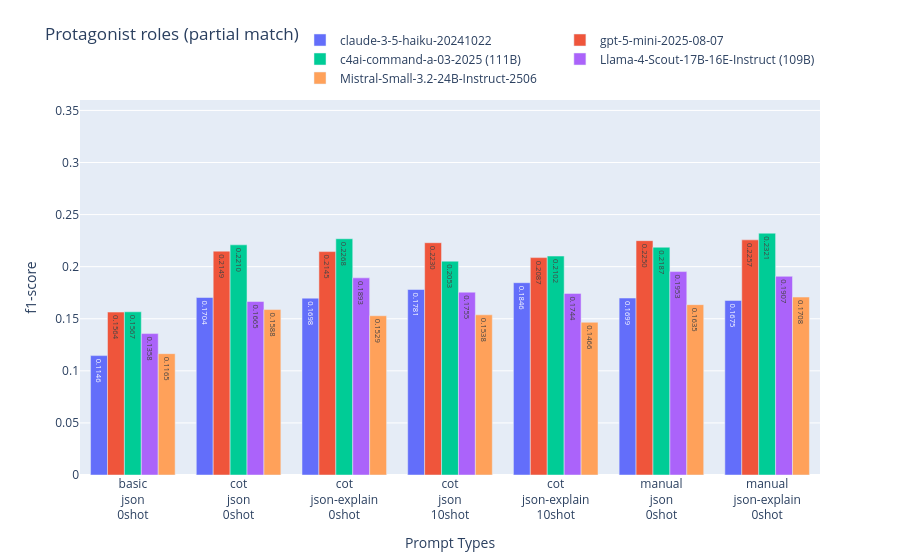

The notebook cell saved with this chart:
### Code cell
plot(
    scores['protagonists_role'], title="Protagonist roles",
    split='all', metric='f1-score', strategy="partial", ylim=[0, 0.36]
)

### Figure 1 — Plotly figure (JSON) as saved in the notebook; plotly's stock layout.template omitted (floating-point values rounded to 4 significant figures)
{"data": [{"name": "claude-3-5-haiku-20241022", "text": ["0.1146", "0.1704", "0.1698", "0.1781", "0.1846", "0.1699", "0.1675"], "type": "bar", "x": ["basic<br>json<br>0shot", "cot<br>json<br>0shot", "cot<br>json-explain<br>0shot", "cot<br>json<br>10shot", "cot<br>json-explain<br>10shot", "manual<br>json<br>0shot", "manual<br>json-explain<br>0shot"], "y": [0.1146, 0.1704, 0.1698, 0.1781, 0.1846, 0.1699, 0.1675]}, {"name": "gpt-5-mini-2025-08-07", "text": ["0.1564", "0.2149", "0.2145", "0.2230", "0.2087", "0.2250", "0.2257"], "type": "bar", "x": ["basic<br>json<br>0shot", "cot<br>json<br>0shot", "cot<br>json-explain<br>0shot", "cot<br>json<br>10shot", "cot<br>json-explain<br>10shot", "manual<br>json<br>0shot", "manual<br>json-explain<br>0shot"], "y": [0.1564, 0.2149, 0.2145, 0.223, 0.2087, 0.225, 0.2257]}, {"name": "c4ai-command-a-03-2025 (111B)", "text": ["0.1567", "0.2210", "0.2268", "0.2053", "0.2102", "0.2187", "0.2321"], "type": "bar", "x": ["basic<br>json<br>0shot", "cot<br>json<br>0shot", "cot<br>json-explain<br>0shot", "cot<br>json<br>10shot", "cot<br>json-explain<br>10shot", "manual<br>json<br>0shot", "manual<br>json-explain<br>0shot"], "y": [0.1567, 0.221, 0.2268, 0.2053, 0.2102, 0.2187, 0.2321]}, {"name": "Llama-4-Scout-17B-16E-Instruct (109B)", "text": ["0.1358", "0.1665", "0.1893", "0.1755", "0.1744", "0.1953", "0.1907"], "type": "bar", "x": ["basic<br>json<br>0shot", "cot<br>json<br>0shot", "cot<br>json-explain<br>0shot", "cot<br>json<br>10shot", "cot<br>json-explain<br>10shot", "manual<br>json<br>0shot", "manual<br>json-explain<br>0shot"], "y": [0.1358, 0.1665, 0.1893, 0.1755, 0.1744, 0.1953, 0.1907]}, {"name": "Mistral-Small-3.2-24B-Instruct-2506", "text": ["0.1165", "0.1588", "0.1529", "0.1538", "0.1466", "0.1635", "0.1708"], "type": "bar", "x": ["basic<br>json<br>0shot", "cot<br>json<br>0shot", "cot<br>json-explain<br>0shot", "cot<br>json<br>10shot", "cot<br>json-explain<br>10shot", "manual<br>json<br>0shot", "manual<br>json-explain<br>0shot"], "y": [0.1165, 0.1588, 0.1529, 0.1538, 0.1466, 0.1635, 0.1708]}], "layout": {"legend": {"orientation": "h", "x": 1, "xanchor": "right", "y": 1.02, "yanchor": "bottom"}, "title": {"text": "Protagonist roles (partial match)", "y": 0.95}, "xaxis": {"title": {"text": "Prompt Types"}}, "yaxis": {"range": [0, 0.36], "title": {"text": "f1-score"}}}}
